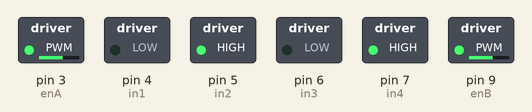
Bench run of a sketch on a simulated Arduino Uno, built with avr-gcc and run on an emulated ATmega328P. Shown: switched loads named in the sketch (green lamp = pin HIGH).

Above: at 0.1 s.
Timing chart, 0 to 1.6 s (numbered marks = the images above):
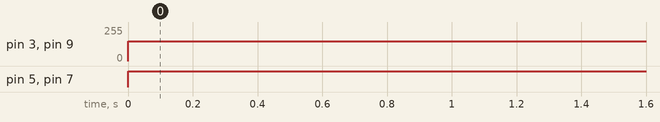

The sketch:

MotorTest.ino
```cpp
// motor controller pinout
int enA = 3;
int in1 = 4;
int in2 = 5;
int in3 = 6;
int in4 = 7;
int enB = 9;


void setup() {
  // put your setup code here, to run once:
  pinMode(enA, OUTPUT);
  pinMode(in1, OUTPUT);
  pinMode(in2, OUTPUT);
  pinMode(in3, OUTPUT);
  pinMode(in4, OUTPUT);
  pinMode(enB, OUTPUT);
}

void loop() {
  // put your main code here, to run repeatedly:
  digitalWrite(in1, LOW);
  digitalWrite(in2, HIGH);
  digitalWrite(in3, LOW);
  digitalWrite(in4, HIGH);
  analogWrite(enA, 150);  // takes a value from 0 to 255
  analogWrite(enB, 150);

}
```

Measured:
- by itself, pin 3 (enA), pin 9 (enB): 0/255 → 150/255 at 0.00 s
- by itself, pin 5 (in2), pin 7 (in4): LOW → HIGH at 0.00 s
